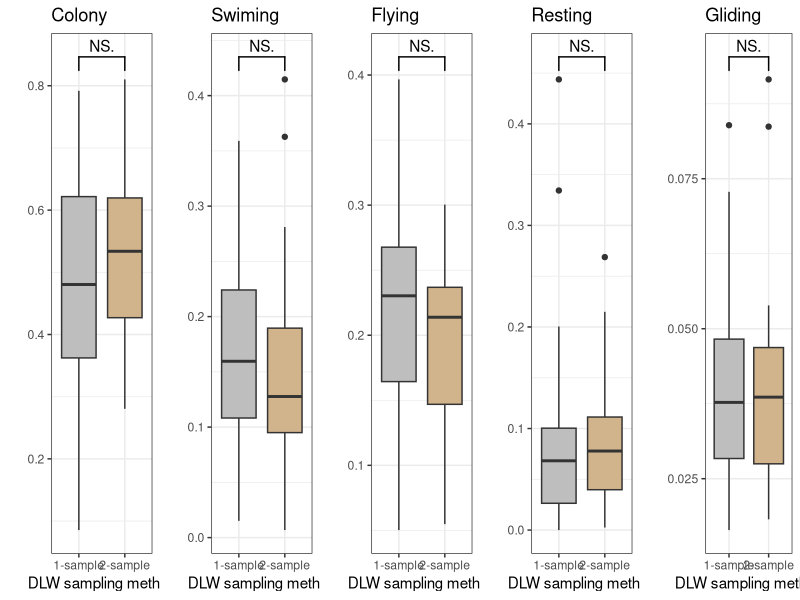
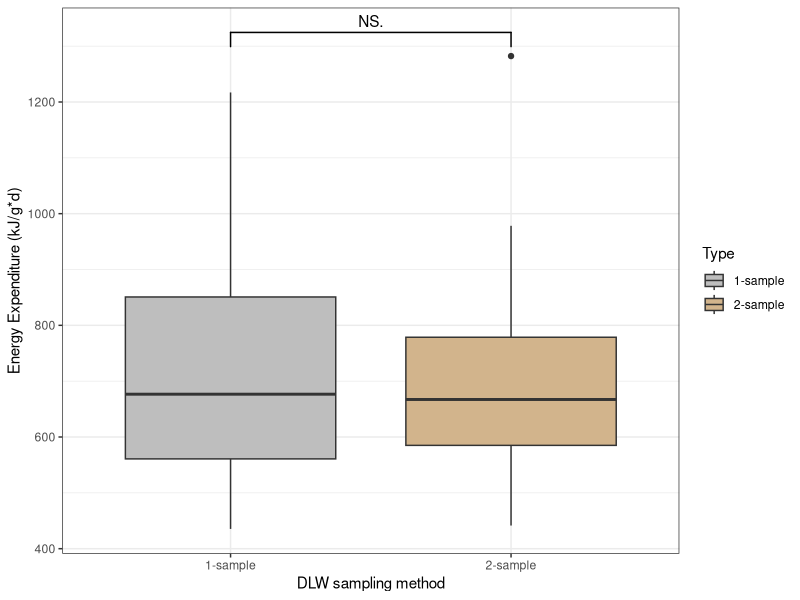

Generate these figures, in order, with R:
########################################
# Script Title: Mock Project_LDP 2022_DataAnalysis
# Author: Fred Tremblauy
# Date created: 20 Sept 2022
# R version 4.2.1
#Date of last modification : 
########################################

### LOAD DATA FROM DIRECTORY ####
setwd("/Users/FredTremblay/Documents/Master/BIOL651/1-Prod&Reprod/Project/BLKI_DLW_methods/")

#read cleaned black-legged kittiwake (BLKI) data collected on Middleton Island (MDO) in 2021 
data <- read.csv("Data/Cleaned/BLKI_MDO_2021_clean.csv")
#inspect raw data
str(data)

#### DOWNLOAD LIBRARIES ####

#libraries will be download using 'library()' rather than 'groudhog()' to avoid messing other scripts
library(ggplot2)
install.packages("ggsignif")
library(ggsignif)

#### DEE vs DLW methods ####

DEE<- ggplot(data, aes(x = Type, y = DEE.kJ.d, fill = Type)) + geom_boxplot() + theme_bw() +
  ylab("Energy Expenditure (kJ/g*d)") + xlab("DLW sampling method") + 
  scale_fill_manual(values = c("grey", "tan")) +
  geom_signif(comparisons = list(c("2-sample", "1-sample")), map_signif_level=TRUE) 

ggsave("Outputs/Figure_1.png", DEE)


#### TIME_ACTIVITY_BUDGET VS METHODS #####
library(car)
library(emmeans)
library(gridExtra)
str(data)

fly <- ggplot(data, aes(x = Type, y = propFlycal, fill = Type)) + geom_boxplot() + theme_bw() +
  ylab("") + xlab("DLW sampling method") + 
  ggtitle("Flying") + theme(legend.position = "none") +
  scale_fill_manual(values = c("grey", "tan")) +
  geom_signif(comparisons = list(c("2-sample", "1-sample")), map_signif_level=TRUE) 

swim <- ggplot(data, aes(x = Type, y = propSwimcal, fill = Type)) + geom_boxplot() + theme_bw() +
  ylab("") + xlab("DLW sampling method") + 
  ggtitle("Swiming") + theme(legend.position = "none") +
  scale_fill_manual(values = c("grey", "tan")) +
  geom_signif(comparisons = list(c("2-sample", "1-sample")), map_signif_level=TRUE) 

glide <- ggplot(data, aes(x = Type, y = propSoarcal, fill = Type)) + geom_boxplot() + theme_bw() +
  ylab("") + xlab("DLW sampling method") + 
  ggtitle("Gliding") + theme(legend.position = "none") +
  scale_fill_manual(values = c("grey", "tan")) +
  geom_signif(comparisons = list(c("2-sample", "1-sample")), map_signif_level=TRUE) 

rest <- ggplot(data, aes(x = Type, y = propRestcal, fill = Type)) + geom_boxplot() + theme_bw() +
  ylab("") + xlab("DLW sampling method") + 
  ggtitle("Resting") + theme(legend.position = "none") +
  scale_fill_manual(values = c("grey", "tan")) +
  geom_signif(comparisons = list(c("2-sample", "1-sample")), map_signif_level=TRUE) 

col <- ggplot(data, aes(x = Type, y = propColcal, fill = Type)) + geom_boxplot() + theme_bw() +
  ylab("") + xlab("DLW sampling method") + 
  ggtitle("Colony") + theme(legend.position = "none") +
  scale_fill_manual(values = c("grey", "tan")) +
  geom_signif(comparisons = list(c("2-sample", "1-sample")), map_signif_level=TRUE) 

TAB <- grid.arrange(col,swim,fly, rest, glide, ncol=5)
ggsave("Outputs/Figure_2.png", TAB)
